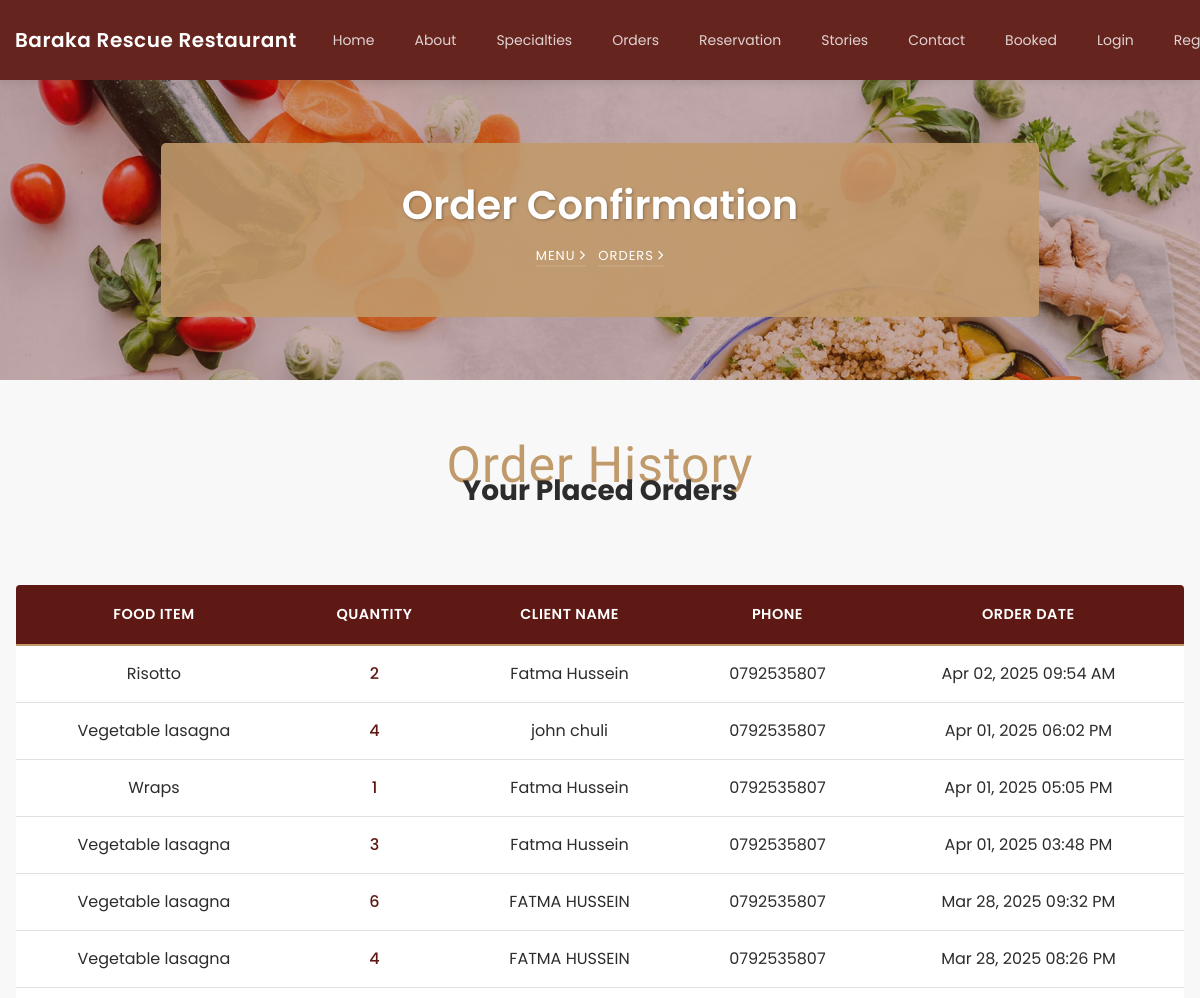
Page /order/ (upper part) on the earlier database version.
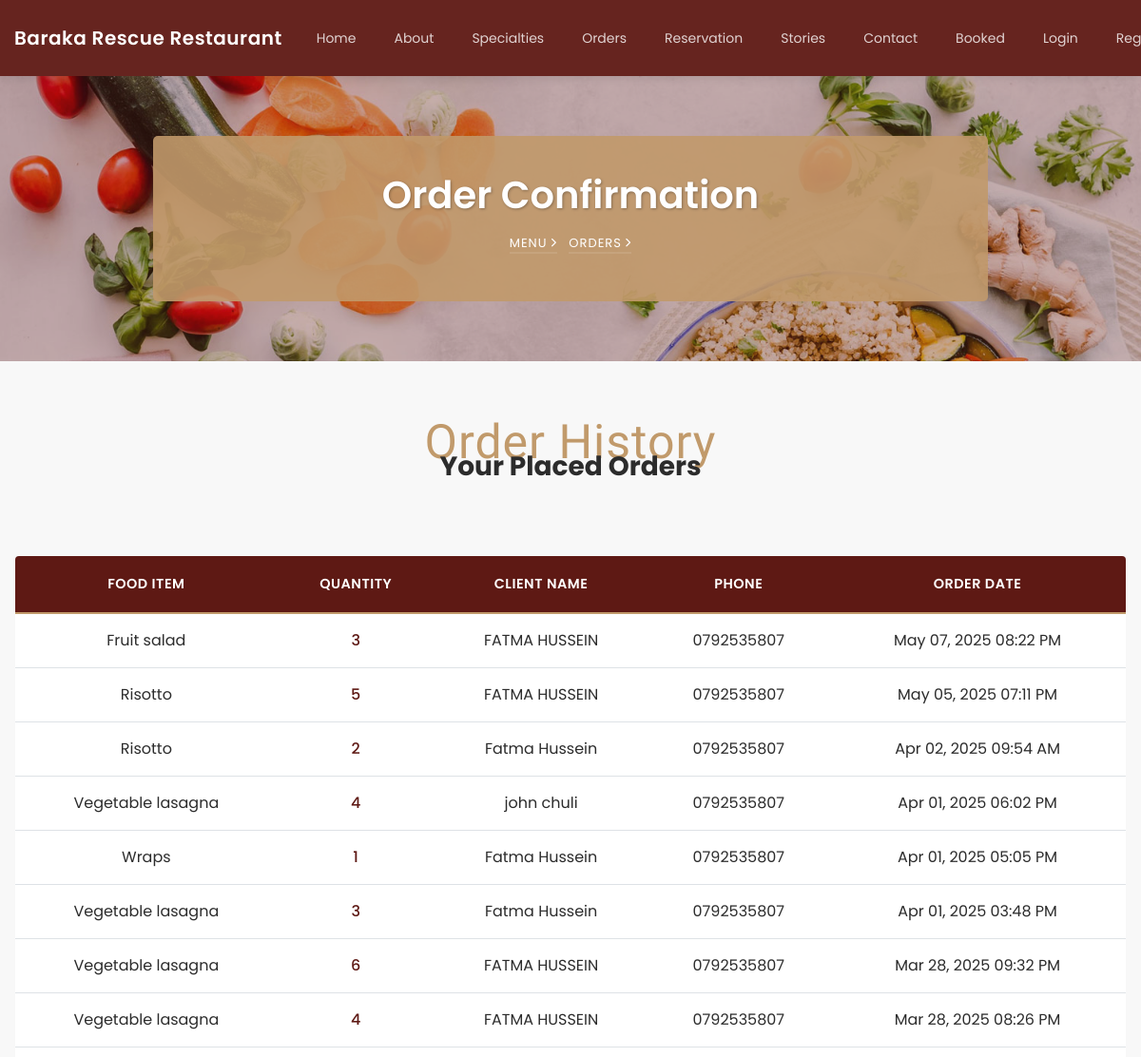
Same page on the later database version.
### restaurant/models.py (models this page shows, shortened)
class Order(models.Model):
    menu_item = models.ForeignKey('Ourmenu', on_delete=models.CASCADE)
    quantity = models.PositiveIntegerField()
    client_name = models.CharField(
        max_length=100,
        validators=[RegexValidator(r'^[A-Za-z ]+$', "Name can only contain letters and spaces")]
    )
    client_phone = models.CharField(
        max_length=10,
        validators=[RegexValidator(r'^\d{10}$', "Phone number must be 10 digits.")]
    )
    client_email = models.EmailField(
        max_length=100,
        validators=[EmailValidator()],
        help_text="We'll send your order confirmation here",
        blank=True,  # Allow blank temporarily for migration
        default="no-email@example.com"  # Temporary default for existing records
    )
    order_date = models.DateTimeField(auto_now_add=True)
    special_requests = models.TextField(
        max_length=500,
        blank=True,
        null=True,
        help_text="Any special instructions for your order"
    )
    class Meta:
        ordering = ['-order_date']
        verbose_name = 'Customer Order'
        verbose_name_plural = 'Customer Orders'

class Ourmenu(models.Model):
    category_options = [
        ('breakfast', 'Breakfast'),
        ('lunch', 'Lunch'),
        ('dinner', 'Dinner'),
        ('dessert', 'Dessert'),
        ('winecard', 'Winecard'),
        ('drinks', 'Drinks')
    ]
    foodname = models.CharField(max_length=50, blank=False, null=False)
    category = models.CharField(max_length=50, choices=category_options, default='dinner')
    foodimage = models.ImageField(upload_to='ourmenu')
    description = models.CharField(max_length=200, blank=False, null=False)
    price = models.PositiveIntegerField()
    stock = models.PositiveIntegerField(default=10)

### restaurant/views.py (the view)
# urls.py: path("order/", order, name="order"),
def order(request):
    all_orders = Order.objects.all().order_by("-order_date")
    return render(request, "order.html", {"orders": all_orders})

### restaurant/templates/order.html (shortened to what this page needs)
{% extends 'common.html' %}
{% load static %}
{% block body %}
<section class="hero-wrap hero-wrap-2" style="background-image: url('{% static 'images/bg_4.jpg' %}');" data-stellar-background-ratio="0.5">
    <div class="container">
        <div class="row no-gutters slider-text align-items-center justify-content-center">
            <div class="col-md-9 ftco-animate text-center" style="background: rgba(193, 154, 107, 0.9); padding: 2rem; border-radius: 5px;">
                <h1 class="mb-2 bread" style="color: #fff; font-weight: 600; text-shadow: 1px 1px 3px rgba(0,0,0,0.3);">Order Confirmation</h1>
                <p class="breadcrumbs">
                    <span class="mr-2" style="color: #fff;"><a href="{% url 'menu' %}" style="color: #fff;">Menu <i class="ion-ios-arrow-forward"></i></a></span>
                    <span style="color: #fff;">Orders <i class="ion-ios-arrow-forward"></i></span>
                </p>
            </div>
        </div>
    </div>
</section>
<section class="ftco-section" style="background: #F8F8F8; padding: 60px 0;">
    <div class="container">
        <div class="row justify-content-center mb-5">
            <div class="col-md-8 text-center heading-section ftco-animate">
                <span class="subheading" style="color: #C19A6B; letter-spacing: 1px;">Order History</span>
                <h2 class="mb-4" style="color: #2C2C2C; font-weight: 700;">Your Placed Orders</h2>
            </div>
        </div>
        {% if orders %}
        <div class="table-responsive">
            <table class="table table-hover text-center" style="border: 1px solid #dee2e6;">
                <thead style="background: #5E1914; color: #fff;">
                    <tr>
                        <th style="padding: 15px; border-bottom: 2px solid #C19A6B;">Food Item</th>
                        <th style="padding: 15px; border-bottom: 2px solid #C19A6B;">Quantity</th>
                        <th style="padding: 15px; border-bottom: 2px solid #C19A6B;">Client Name</th>
                        <th style="padding: 15px; border-bottom: 2px solid #C19A6B;">Phone</th>
                        <th style="padding: 15px; border-bottom: 2px solid #C19A6B;">Order Date</th>
                    </tr>
                </thead>
                <tbody>
                    {% for order in orders %}
                        <tr style="background: #fff; border-bottom: 1px solid #eee;">
                            <td style="padding: 12px; color: #2C2C2C;">{{ order.menu_item.foodname }}</td>
                            <td style="padding: 12px; color: #5E1914; font-weight: 500;">{{ order.quantity }}</td>
                            <td style="padding: 12px; color: #2C2C2C;">{{ order.client_name }}</td>
                            <td style="padding: 12px; color: #2C2C2C;">{{ order.client_phone }}</td>
                            <td style="padding: 12px; color: #2C2C2C;">{{ order.order_date|date:"M d, Y h:i A" }}</td>
                        </tr>
                    {% endfor %}
                </tbody>
            </table>
        </div>
        {% else %}
            <div class="text-center py-5">
                <i class="icon-shopping-cart" style="font-size: 3rem; color: #C19A6B;"></i>
                <h3 style="color: #2C2C2C; margin-top: 20px;">No orders have been placed yet</h3>
                <p style="color: #3A3A3A;">Start by exploring our delicious menu</p>
            </div>
        {% endif %}
    </div>
</section>
{% endblock %}

Differences in the rows shown:
added Order: menu_item.foodname "Fruit salad", quantity "3", client_name "FATMA HUSSEIN", client_phone "0792535807", order_date "May 07, 2025 08:22 PM"
added Order: menu_item.foodname "Risotto", quantity "5", client_name "FATMA HUSSEIN", client_phone "0792535807", order_date "May 05, 2025 07:11 PM"
